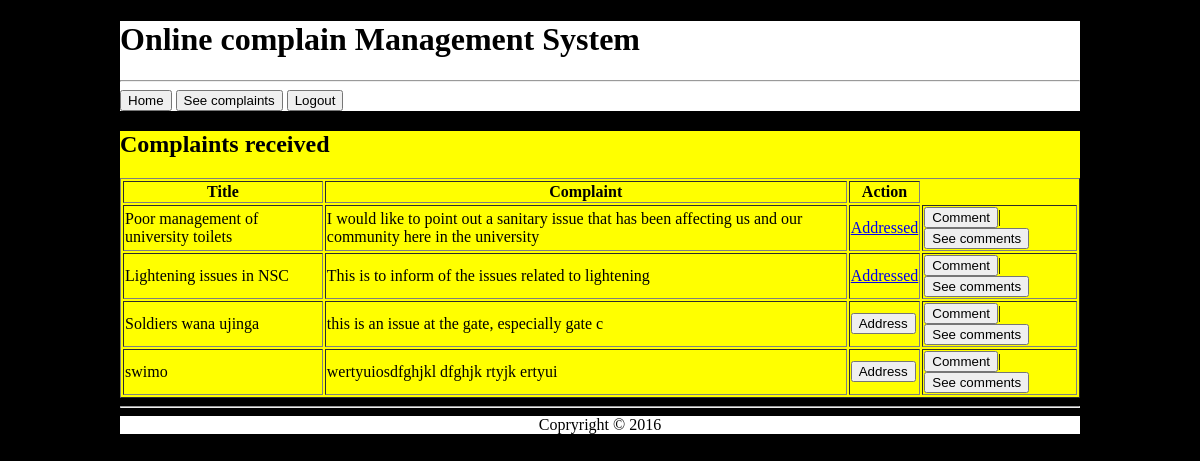
/dvc/view.php (signed in), run on the app's committed database.
### tables this page shows
CREATE TABLE `complain` (
  `cmplainid` int(255) NOT NULL,
  `title` varchar(255) NOT NULL,
  `message` varchar(255) NOT NULL,
  `userid` int(255) NOT NULL,
  `forwaded` tinyint(1) NOT NULL DEFAULT '0',
  `addressed` tinyint(1) NOT NULL DEFAULT '0'
);

### functions.php (called while the page is built, shortened)
<?php
	function db(){
		$host = "localhost";
		$user = "root";
		$password="";
		$dbname= "complaintsystem";
		$con = mysqli_connect($host, $user, $password, $dbname);
		if($con){
			return $con;
		}
		else{
			return false;
		}
	}
?>

### dvc/view.php (the view, shortened to what this page needs)
<?php
	include('../includes/header.php');
?>
	<content>
		<article>
			<h2>Complaints received</h2>
			<?php
				require('../functions.php');
				$query = mysqli_query(db(), "SELECT * FROM complain WHERE forwaded  =  1 ORDER BY cmplainid ASC");
				if(mysqli_num_rows($query) >= 1){
					?>
						<table border=1 width =auto>
							<tr>
								<th>Title</th>
								<th>Complaint</th>
								<th>Action</th>
							</tr>
					<?php
						while($data = mysqli_fetch_array($query)){
							?>
								<tr>
									<td><?= $data['title']; ?></td>
									<td><?= $data['message']; ?></td>
									<td>
										<?php
											if($data['addressed'] == 0){
												?>
													<a href="view.php?id=<?= $data['cmplainid']; ?>"><button>Address</button></a>
												<?php
											}
											else{
												echo "<a href='#'>Addressed</a>";
											}
										?>
										</td>
										<td><a href="view.php?comid=<?= $data['cmplainid']; ?>"><button>Comment</button></a>|<a href="viewcomment.php?id=<?= $data['cmplainid']; ?>"><button>See comments</button></a></td>
								</tr>
							<?php
						}
					?>
					</table>
					<?php
				}
				else{
					echo "<span class='error'>Sorry, no complaint has been found yet!</span>";
				}
			?>
		</article>
	</content>
<?php
	include('../includes/footer.php');
?>

### includes/header.php (style rules this page uses)
body { margin: auto; width: 80%; background: #000000; }
article { background: yellow; color: #000; }

### data on the page
complain: title "Poor management of university toilets", message "I would like to point out a sanitary issue that has been affecting us and our community here in the university", addressed "Addressed"
complain: title "Lightening issues in NSC", message "This is to inform of the issues related to lightening", addressed "Addressed"
complain: title "Soldiers wana ujinga", message "this is an issue at the gate, especially gate c"
complain: title "swimo", message "wertyuiosdfghjkl dfghjk rtyjk ertyui"
